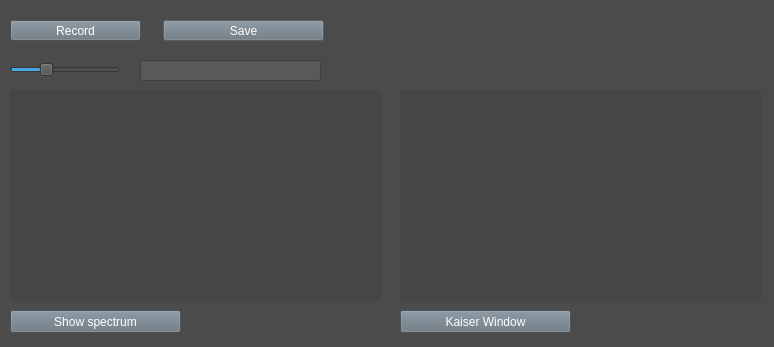
<?xml version="1.0" encoding="UTF-8"?>
<ui version="4.0">
 <class>Widget</class>
 <widget class="QWidget" name="Widget">
  <property name="geometry">
   <rect>
    <x>0</x>
    <y>0</y>
    <width>774</width>
    <height>347</height>
   </rect>
  </property>
  <property name="windowTitle">
   <string>Voice analysis</string>
  </property>
  <property name="styleSheet">
   <string notr="true">QWidget {
	background-color: rgb(75, 75, 75);
}</string>
  </property>
  <widget class="QPushButton" name="pushButton">
   <property name="enabled">
    <bool>true</bool>
   </property>
   <property name="geometry">
    <rect>
     <x>10</x>
     <y>20</y>
     <width>131</width>
     <height>21</height>
    </rect>
   </property>
   <property name="styleSheet">
    <string notr="true">background-color: rgb(103, 116, 126);
color: white;</string>
   </property>
   <property name="text">
    <string>Record</string>
   </property>
  </widget>
  <widget class="QPushButton" name="pushButton_3">
   <property name="enabled">
    <bool>false</bool>
   </property>
   <property name="geometry">
    <rect>
     <x>163</x>
     <y>20</y>
     <width>161</width>
     <height>21</height>
    </rect>
   </property>
   <property name="styleSheet">
    <string notr="true">background-color: rgb(103, 116, 126);
color: white;</string>
   </property>
   <property name="text">
    <string>Save</string>
   </property>
  </widget>
  <widget class="QLineEdit" name="lineEdit">
   <property name="geometry">
    <rect>
     <x>140</x>
     <y>60</y>
     <width>181</width>
     <height>21</height>
    </rect>
   </property>
   <property name="font">
    <font>
     <pointsize>9</pointsize>
    </font>
   </property>
   <property name="styleSheet">
    <string notr="true">background-color: rgb(89, 89, 89);</string>
   </property>
   <property name="frame">
    <bool>true</bool>
   </property>
   <property name="readOnly">
    <bool>true</bool>
   </property>
  </widget>
  <widget class="QSlider" name="horizontalSlider">
   <property name="geometry">
    <rect>
     <x>10</x>
     <y>60</y>
     <width>111</width>
     <height>20</height>
    </rect>
   </property>
   <property name="autoFillBackground">
    <bool>false</bool>
   </property>
   <property name="styleSheet">
    <string notr="true"/>
   </property>
   <property name="singleStep">
    <number>1</number>
   </property>
   <property name="value">
    <number>30</number>
   </property>
   <property name="orientation">
    <enum>Qt::Horizontal</enum>
   </property>
  </widget>
  <widget class="QCustomPlot" name="plot1" native="true">
   <property name="geometry">
    <rect>
     <x>10</x>
     <y>90</y>
     <width>371</width>
     <height>211</height>
    </rect>
   </property>
   <property name="styleSheet">
    <string notr="true">background : rgb(70,70,70);</string>
   </property>
  </widget>
  <widget class="QCustomPlot" name="plot2" native="true">
   <property name="geometry">
    <rect>
     <x>400</x>
     <y>90</y>
     <width>361</width>
     <height>211</height>
    </rect>
   </property>
   <property name="styleSheet">
    <string notr="true">background : rgb(70,70,70);</string>
   </property>
  </widget>
  <widget class="QPushButton" name="pushButton_4">
   <property name="geometry">
    <rect>
     <x>10</x>
     <y>310</y>
     <width>171</width>
     <height>23</height>
    </rect>
   </property>
   <property name="styleSheet">
    <string notr="true">background-color: rgb(103, 116, 126);
color: white;</string>
   </property>
   <property name="text">
    <string>Show spectrum</string>
   </property>
  </widget>
  <widget class="QPushButton" name="pushButton_5">
   <property name="geometry">
    <rect>
     <x>400</x>
     <y>310</y>
     <width>171</width>
     <height>23</height>
    </rect>
   </property>
   <property name="styleSheet">
    <string notr="true">background-color: rgb(103, 116, 126);
color: white;</string>
   </property>
   <property name="text">
    <string>Kaiser Window</string>
   </property>
  </widget>
 </widget>
 <layoutdefault spacing="6" margin="11"/>
 <customwidgets>
  <customwidget>
   <class>QCustomPlot</class>
   <extends>QWidget</extends>
   <header location="global">qcustomplot.h</header>
   <container>1</container>
  </customwidget>
 </customwidgets>
 <resources/>
 <connections/>
</ui>
